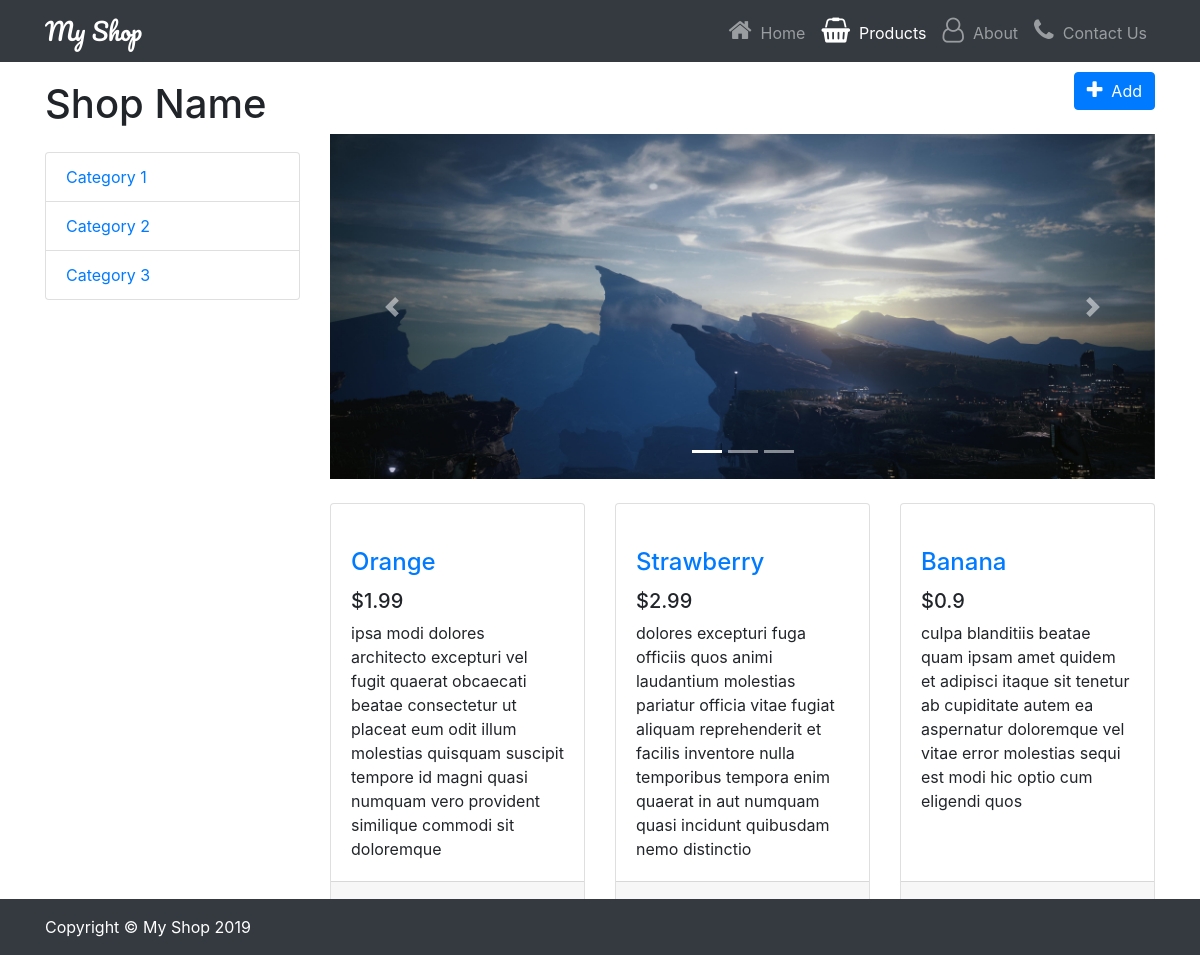
Screenshot of /products/ with the database file from the repository.
### products/models.py (models this page shows, shortened)
class Product(models.Model):
    name = models.CharField(max_length=255)
    price = models.FloatField()
    stock = models.IntegerField()
    image_url = models.CharField(max_length=2083)

### products/views.py (the view)
# urls.py: path('', views.IndexView.as_view(), name='products-page'),
class IndexView(generic.ListView):
    template_name = 'products/index.html/'
    context_object_name = 'products'
    def get_queryset(self):
        return Product.objects.all()

### products/templates/products/index.html (shortened to what this page needs)
{% extends "base.html" %}
{% load static %}
{% block content %}
  <div class="container">
    <div class="row">
      <div class="col-lg-3">
        <h1 class="my-4">Shop Name</h1>
        <div class="list-group">
          <a href="#" class="list-group-item">Category 1</a>
          <a href="#" class="list-group-item">Category 2</a>
          <a href="#" class="list-group-item">Category 3</a>
        </div>
      </div>
      <div class="col-lg-9">
        <div class="pt-3 text-right">
          <a href="{% url 'products:product-add' %}">
            <button class="btn btn-primary">
              <span class="fa fa-plus"></span>&nbsp; Add
            </button>
          </a>
        </div>
        <div id="carouselExampleIndicators" class="carousel slide my-4" data-ride="carousel">
          <ol class="carousel-indicators">
            <li data-target="#carouselExampleIndicators" data-slide-to="0" class="active"></li>
            <li data-target="#carouselExampleIndicators" data-slide-to="1"></li>
            <li data-target="#carouselExampleIndicators" data-slide-to="2"></li>
          </ol>
          <div class="carousel-inner" role="listbox">
            <div class="carousel-item active">
              <img class="d-block img-fluid" src="{% static 'products/pic.jpg' %}" alt="First slide">
            </div>
          </div>
          <a class="carousel-control-prev" href="#carouselExampleIndicators" role="button" data-slide="prev">
            <span class="carousel-control-prev-icon" aria-hidden="true"></span>
          </a>
          <a class="carousel-control-next" href="#carouselExampleIndicators" role="button" data-slide="next">
            <span class="carousel-control-next-icon" aria-hidden="true"></span>
          </a>
        </div>
        <div class="row">
          {% for product in products %}
          {% url 'products:detail' product.id as the_url %}
          <div class="col-lg-4 col-md-6 mb-4">
            <div class="card h-100">
              <a href="{{ the_url }}"><img class="card-img-top" src="{{ product.image_url }}" alt=""></a>
              <div class="card-body">
                <h4 class="card-title">
                  <a href="{{ the_url }}">{{ product.name }}</a>
                </h4>
                <h5>${{ product.price }}</h5>
                <p class="card-text">{% lorem 30 w random %}</p>
              </div>
              <div class="card-footer">
                <small class="text-muted">&#9733; &#9733; &#9733; &#9733; &#9734;</small>
              </div>
            </div>
          </div>
          {% endfor %}
        </div>
      </div>
    </div>
  </div>
{% endblock %}

### home/templates/base.html (shortened to what this page needs)
<!doctype html>
<html lang="en">
<head>
    <link rel="stylesheet" href="https://stackpath.bootstrapcdn.com/bootstrap/4.3.1/css/bootstrap.min.css">
    <link href="https://stackpath.bootstrapcdn.com/font-awesome/4.7.0/css/font-awesome.min.css" rel="stylesheet">
    {% load static %}
    <link rel="stylesheet" href="{% static 'products/shop-homepage.css' %}"  type="text/css">
</head>
<body>
  <nav class="navbar navbar-expand-lg navbar-dark bg-dark fixed-top">
    <div class="container">
      <a class="navbar-brand logo" href="#">My Shop</a>
      <div class="collapse navbar-collapse" id="navbarResponsive">
        <ul class="navbar-nav ml-auto">
          <li class="nav-item">
            <a class="nav-link {% if request.resolver_match.url_name == "home-page" %}active{% endif %}" href="{% url 'home:home-page' %}"><i class="fa fa-home"></i>&nbsp; Home
            </a>
          </li>
          <li class="nav-item">
            <a class="nav-link {% if request.resolver_match.url_name == "products-page" %}active{% endif %}" href="{% url 'products:products-page' %}"><i class="fa fa-shopping-basket"></i>&nbsp; Products</a>
          </li>
          <li class="nav-item">
              <a class="nav-link {% if request.resolver_match.url_name == "about-page" %}active{% endif %}" href="{% url 'home:about-page' %}"><i class="fa fa-user-o"></i>&nbsp; About</a>
          </li>
          <li class="nav-item">
            <a class="nav-link {% if request.resolver_match.url_name == "contact-page" %}active{% endif %}" href="{% url 'home:contact-page' %}"><i class="fa fa-phone"></i>&nbsp; Contact Us</a>
          </li>
        </ul>
      </div>
    </div>
  </nav>
{% block content %}
{% endblock %}
</body>
  <footer class="navbar fixed-bottom py-3 bg-dark">
    <div class="container">
      <p class="m-0 text-center text-white">Copyright &copy; My Shop 2019</p>
    </div>
  </footer>
</html>

### products/static/products/shop-homepage.css (style rules this page uses)
body { padding-top: 56px; }
.logo { font-family: 'Pacifico', cursive; font-size: x-large; }
.fa { font-size: 25px; }
.fa.fa-plus { font-size: 20px; }

### rows the page displays
Product: name "Orange", price "1.99", lorem "ipsa modi dolores architecto excepturi vel fugit quaerat obcaecati beatae consectetur ut placeat eum odit illum molestias quisquam suscipit tempore id magni quasi numquam vero provident similique commodi sit doloremque"
Product: name "Strawberry", price "2.99", lorem "dolores excepturi fuga officiis quos animi laudantium molestias pariatur officia vitae fugiat aliquam reprehenderit et facilis inventore nulla temporibus tempora enim quaerat in aut numquam quasi incidunt quibusdam nemo distinctio"
Product: name "Banana", price "0.9", lorem "culpa blanditiis beatae quam ipsam amet quidem et adipisci itaque sit tenetur ab cupiditate autem ea aspernatur doloremque vel vitae error molestias sequi est modi hic optio cum eligendi quos"
